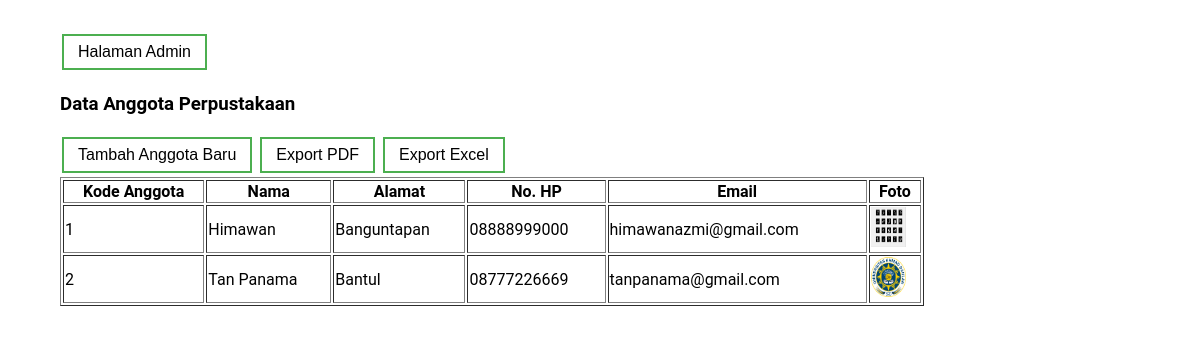
The app's page /tampil_member.php?alert=gagal_ekstensi (signed in) with its own data.
### tables this page shows
CREATE TABLE `member` (
  `kode` int(50) NOT NULL,
  `nama` varchar(100) NOT NULL,
  `alamat` varchar(255) NOT NULL,
  `nohp` varchar(15) NOT NULL,
  `email` varchar(100) NOT NULL,
  `foto` varchar(255) NOT NULL
);

### tampil_member.php (the view, shortened to what this page needs)
<?php
include("koneksi.php");
$result = mysqli_query($connect, "SELECT * FROM member");
?>
<!DOCTYPE html>
<html lang="en">
<head>
    <link rel="stylesheet" href="sugar.css">
</head>
<body>
    <div class="container">
        <a href="dashboard.php"><button class="button button1" type="submit">Halaman Admin</button></a>
        <h3>Data Anggota Perpustakaan</h3>
        <a href="tambah_member.php"><button class="button button1" type="submit">Tambah Anggota Baru</button></a>
        <a href="export_data_pdf.php"><button class="button button1" type="submit">Export PDF</button></a>
        <a target="_blank" href="export_data_excel.php"><button class="button button1" type="submit">Export Excel</button></a>
        <br>
        <table width="80%" border="1">
            <tr>
                <th>Kode Anggota</th>
                <th>Nama</th>
                <th>Alamat</th>
                <th>No. HP</th>
                <th>Email</th>
                <th>Foto</th>
            </tr>
            <?php
            while ($member_data = mysqli_fetch_array($result)) {
                ?>
            <tr>
                <td><?php echo $member_data['kode']; ?></td>
                <td><?php echo $member_data['nama']; ?></td>
                <td><?php echo $member_data['alamat']; ?></td>
                <td><?php echo $member_data['nohp']; ?></td>
                <td><?php echo $member_data['email']; ?></td>
                <td><img src="foto/<?php echo $member_data['foto'] ?>" width="35" height="40"></td>
            </tr>
            <?php
            }
            ?>
        </table>
    </div>
</body>
</html>

### sugar.css (style rules this page uses)
body { font-family: "roboto"; }
.container { max-width: 1080px; margin: 20px auto; background: #fff; overflow: hidden; padding: 10px; }
.button { background-color: #4CAF50; border: none; color: white; padding: 7px 14px; text-align: center; text-decoration: none; display: inline-block; font-size: 16px; margin: 4px 2px; transition-duration: 0.4s; cursor: pointer; }
.button1 { background-color: white; color: black; border: 2px solid #4CAF50; }

### records on screen
member: kode "1", nama "Himawan", alamat "Banguntapan", nohp "08888999000", email "himawanazmi@gmail.com", foto (picture)
member: kode "2", nama "Tan Panama", alamat "Bantul", nohp "08777226669", email "tanpanama@gmail.com", foto (picture)
